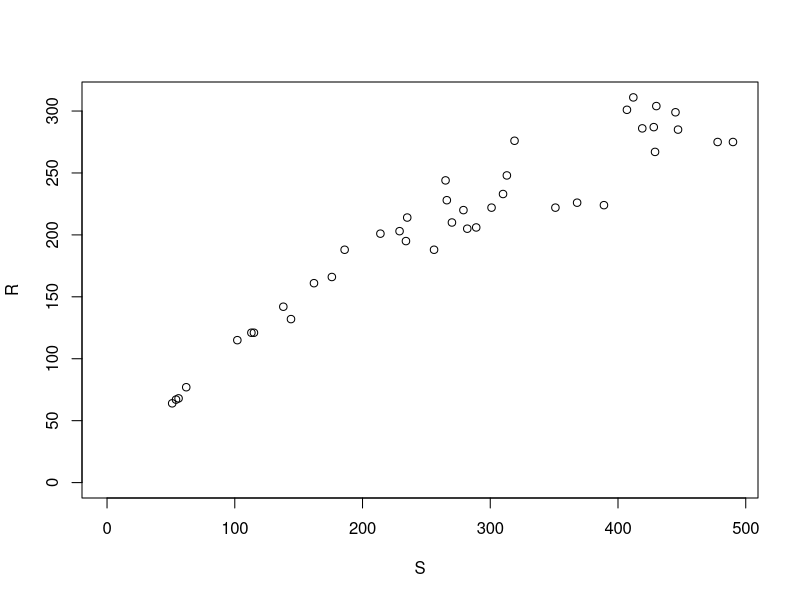
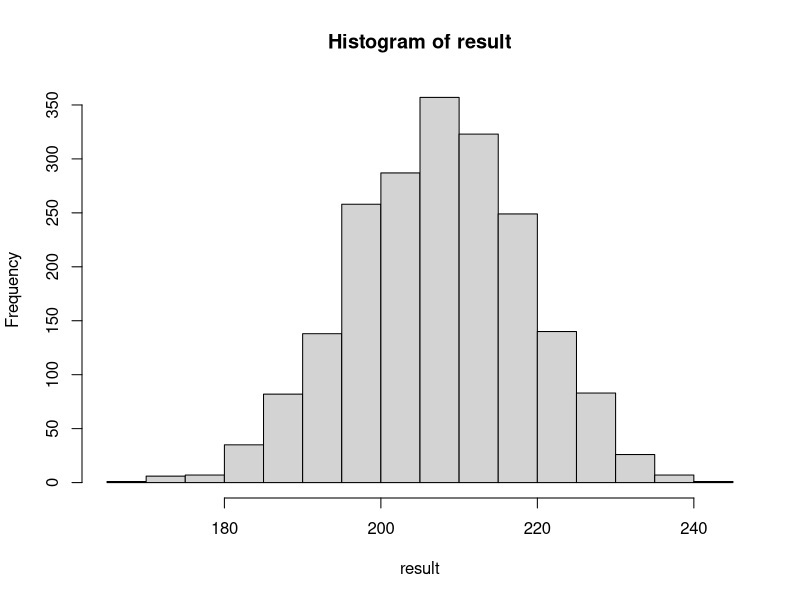

Source code (R) for these figures, in order: (Note: this script raises an error after producing the figures.)
# Fit and find a point estimate for the stable population level where R = S. 
# Use the bootstrap method.

R = c(68, 77, 299, 220, 142, 287, 276, 115, 64, 206, 222, 205, 233, 228, 188, 132, 285, 188, 224, 121, 311, 166, 248, 161, 226, 67, 201, 267, 121, 301, 244, 222, 195, 203, 210, 275, 286, 275, 304, 214)
S = c(56, 62, 445, 279, 138, 428, 319, 102, 51, 289, 351, 282, 310, 266, 256, 144, 447, 186, 389, 113, 412, 176, 313, 162, 368, 54, 214, 429, 115, 407, 265, 301, 234, 229, 270, 478, 419, 490, 430, 235)
dat<- data.frame(R,S)
ydat <- log(R/S)
fit <- lm(ydat ~ S)
alpha <- exp(fit$coef[1])
print (alpha)
K <- -1/fit$coef[2]
plot(S, R, xlim=c(0, max(S)), ylim=c(0, max(R)))

B=2000
result = rep(0, B)
for (i in 1:B) {
     boot.sample = sample(length(dat$R), replace = TRUE)
     result[i] = mean(dat$R[boot.sample])
}
hist(result)


# For each sample compute the bootstrap and jackknife estimate for variance for theta = X
# and compute the mean and standard deviation of these variance estimates over the 100
# samples.

set.seed(10)
sample_data <- runif(10, 0, 1)
jackknife <- function(sample_size) {
  #for the specific example given
  x <- sample(1:100, size = sample_size)
  M <- numeric(sample_size)
  
  #take sample, remove one
  for (i in 1:sample_size){
    y <- x[-i]
    M[i] <- median(y)
    
  }
}
  
Mbar <- mean(M)   
Mb <- replicate(1000, expr = {
    y <- sample(x, size = n, replace = TRUE)
    print (median(y))
    print(sd(Mb)) 
})
#> jackknife(10)
  